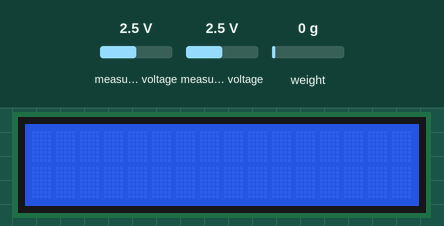
The sketch below on a simulated ESP32. On the bench: 16×2 character LCD. The test bench sets the inputs (shaded band); at power-on: measured voltage 2.5 V, weight on the scale 0 g. WiFi joins after 1.5 s; servers stay silent unless stated; what the sketch prints to the serial monitor is not drawn.

Above: at 3.9 s.
4.0 s: measured voltage (sensor 200) set to 0.1 V
At 7.9 s:
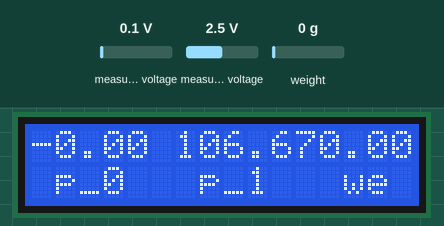
8.2 s: measured voltage (sensor 201) set to 0.1 V
At 11.9 s:
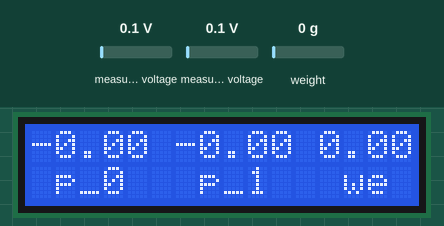
12.7 s: weight on the scale set to 100 g
At 17.0 s:
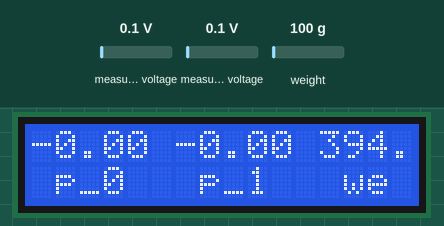
17.3 s: measured voltage (sensor 200) set to 1.2 V
At 20.9 s:
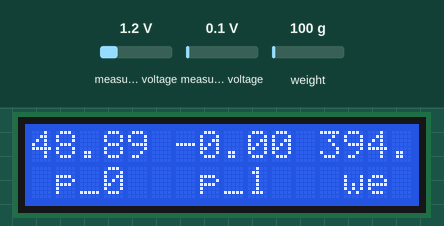
21.8 s: measured voltage (sensor 201) set to 1.2 V
At 26.0 s:
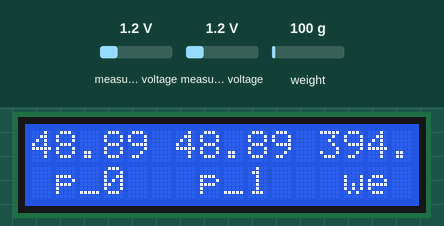
26.3 s: weight on the scale set to 1250 g
At 30.0 s:
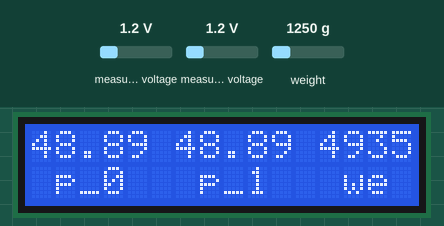
Timing chart, 0 to 31.5 s (numbered marks = the images above; inputs shaded):
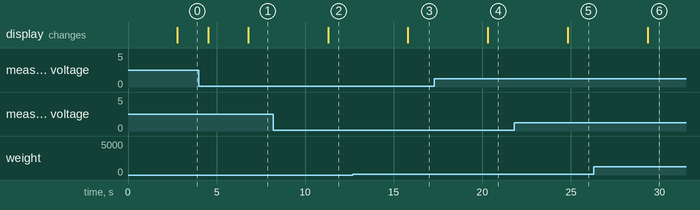

Measured:
- after the input at 4.0 s, the display: first differs from a run without the input after 2.8 s (image 1)
- after the input at 8.2 s, the display: changes after 3.1 s (image 2)
- after the input at 12.7 s, the display: changes after 3.1 s (image 3)
- after the input at 17.3 s, the display: changes after 3.0 s (image 4)
- after the input at 21.8 s, the display: changes after 3.0 s (image 5)
- after the input at 26.3 s, the display: changes after 3.0 s (image 6)

The sketch:

project_final.ino
```cpp
//------------------------------------------------------------------------------------
// Wifi and Thingspeak setup:
#include <WiFi.h>            // wifi library

#include "ThingSpeak.h"   // thingspeak library
unsigned long myChannelNumber = 1411153;    // the channel number for upload
const char * myWriteAPIKey = "Y4YIOD6AK7IJSP0V";    // the API key for upload

const char* ssid = "HUJI-guest";     // wifi SSID name
const char* password = "" ;   // wifi pasword

const char* server = "api.thingspeak.com";    // website address

WiFiClient client;

String wifi_status;   // set as string variable
//------------------------------------------------------------------------------------
//pressure setup
#include <Wire.h>   // required for connect to ADS
#include <Adafruit_ADS1X15.h>   // tensiometer library

Adafruit_ADS1115 ads;  /* Use this for the 16-bit version */
float pressure_0;   // set as float variable
float voltage_0;    // set as float variable
float pressure_1;   // set as float variable
float voltage_1;    // set as float variable

//------------------------------------------------------------------------------------
//weight setup
#include "HX711.h"    // weight library

// HX711 circuit wiring
const int LOADCELL_DOUT_PIN = 32;   // location of sensor on the breadboard
const int LOADCELL_SCK_PIN = 33;    // location of sensor on the breadboard
float zero;   // set as float variable
float sum;    // set as float variable
float average;    // set as float variable
HX711 scale;    // function from weight library


//------------------------------------------------------------------------------------
//LCD setup
#include <Wire.h>     // required for connect to LCD
#include <LiquidCrystal_I2C.h>    // LCD library

LiquidCrystal_I2C lcd(0x27,16,2);  // set the LCD address to 0x27 for a 16 chars and 2 line display


//**************************************************************************************
void setup() {
  //------------------------------------------------------------------------------------
  // Wifi and Thingspeak setup:
  Serial.begin(9600);   // set serial channel
  WiFi.disconnect();    // disconnect from previous wifi
  delay(10);    // wait a bit
  WiFi.begin(ssid, password);   // connect to wifi

  Serial.println();   // print on the serial monitor
  Serial.print("Connecting to ");   // print on the serial monitor
  Serial.println(ssid);   // print on the serial monitor

    ThingSpeak.begin(client);   // start comunication to thingspeak

//  WiFi.begin(ssid, password);   //    $$$$$$


//  while (WiFi.status() != WL_CONNECTED) {
//    delay(500);
//    wifi_status = "D";
//    Serial.print(".");
//   }
//  Serial.println("");
//  Serial.print("NodeMcu connected to wifi...");
//  wifi_status = "C";
//  Serial.println(ssid);
//  Serial.println();
    // ^^^ code for debugging, check the internet connection


  //------------------------------------------------------------------------------------
  // pressure:
  Serial.println("Hello!");   // print on the serial monitor

  Serial.println("Getting single-ended readings from AIN0..3");   // print on the serial monitor
  Serial.println("ADC Range: +/- 6.144V (1 bit = 3mV/ADS1015, 0.1875mV/ADS1115)");    // print on the serial monitor

  // The ADC input range (or gain) can be changed via the following
  // functions, but be careful never to exceed VDD +0.3V max, or to
  // exceed the upper and lower limits if you adjust the input range!
  // Setting these values incorrectly may destroy your ADC!
  // We choose ~4V because the voltage of our device is 3.3V, and it's makes higher resolution.
  //                                                                ADS1015  ADS1115
  //                                                                -------  -------
  ads.setGain(GAIN_ONE);        // 1x gain   +/- 4.096V  1 bit = 2mV      0.125mV     //

  ads.begin();    //

  {
    //------------------------------------------------------------------------------------
    //weight
  scale.begin(LOADCELL_DOUT_PIN, LOADCELL_SCK_PIN);   //
  delay(1000);    // wait a moment for the system
  if (scale.is_ready()) {
    long reading = scale.read();    // reading scale

    for (int i=0; i<151; i++){
        sum +=(reading*0.0094+1344);  // exchange values to gram by calibration equation, some repetition for more precision
        delay(10);}   // wait a bit
    zero = sum / 151;     // find & reset the bias of the weight
    Serial.println("HX711 found.");   // print on the serial monitor


  } else {
    Serial.println("HX711 not found.");   // print on the serial monitor
  }
    //------------------------------------------------------------------------------------
    //LCD:
  lcd.init();                      // initialize the lcd
  lcd.backlight();
}


}

//**************************************************************************************
void loop() {
  for (int i=0; i<20; i++){     // delay between uploads because thingspeak needs minimum 15 sec delay between updates

  //------------------------------------------------------------------------------------
  // pressure:
  int16_t adc0, adc1, adc2, adc3;

  adc0 = ads.readADC_SingleEnded(0);    // read pins of ADS // pin of first pressure sensor
  adc1 = ads.readADC_SingleEnded(1);    // read pins of ADS // pin of second pressure sensor
 // adc2 = ads.readADC_SingleEnded(2);  // $$$$$$$
 // adc3 = ads.readADC_SingleEnded(3);  // $$$$$$$

  voltage_0 =(adc0 * 0.125 * 2) / 1000;    // divided by 1000 to move from mV to V; 0.125 from SetGain; 2 from voltage divider;
  pressure_0 = (voltage_0/5 - 0.04) / 0.009;    // formula to exchange voltage to pressure according to the information of the sensor
  Serial.print("Pressure_0: "); Serial.print(pressure_0);  Serial.println("kPa ");    // print on the serial monitor
  voltage_1 =(adc1 * 0.125 * 2) / 1000; // divided by 1000 to move from mV to V; 0.125 from SetGain; 2 from voltage divider;
  pressure_1 = (voltage_1/5 - 0.04) / 0.009;    // formula to exchange voltage to pressure according to the information of the sensor
  Serial.print("Pressure_1: "); Serial.print(pressure_1);  Serial.println("kPa ");    // print on the serial monitor
  Serial.println(" ");

  delay(500);   // wait a bit

  //------------------------------------------------------------------------------------
  //weight
  if (scale.is_ready()) {
    long reading = scale.read();    // reading scale
    sum = 0;
    for (int i=0; i<51; i++){
        sum +=(reading*0.0094+1344);    // exchange values to gram by calibration equation
        delay(10);}
    average = sum / 51;   // some repetition for more precision
    Serial.print("Weight: ");Serial.print(average-zero); Serial.println("g");   //  upload to serial  // reduction of the bias
  } else {
    Serial.println("HX711 not found.");
  }
  delay(500);   // wait a bit


  //------------------------------------------------------------------------------------
  //LCD setup:
 // when characters arrive over the serial port...

    delay(100);   // wait a bit for the entire message to arrive
    lcd.clear();    // clear the screen
    {lcd.setCursor(0,0);
    lcd.print(pressure_0);
    lcd.setCursor(6,0);
    lcd.print(pressure_1);
    lcd.setCursor(12,0);
    lcd.print(average-zero);
    lcd.setCursor(1,1);
    lcd.print("p_0");
    lcd.setCursor(7,1);
    lcd.print("p_1");
    lcd.setCursor(13,1);
    lcd.print("we");}   // display each parameter or character to the LCD
    delay (500);    // wait a bit
  }
      //------------------------------------------------------------------------------------


  //Thingspeak setup:
  if (WiFi.status() != WL_CONNECTED) {
    Serial.println("Reconnecting to WiFi...");
    wifi_status = "D";

    WiFi.disconnect();
    WiFi.begin(ssid, password);
    delay(1000);    // wait a bit
  }
  if (WiFi.status() == WL_CONNECTED) {
    wifi_status = "C";
  }
  // ^^^ verify the integrity of wifi connection

  ThingSpeak.setField(1,average-zero);    // upload weight to thingspeak
  ThingSpeak.setField(2,pressure_0);    // upload pressure0 to thingspeak
  ThingSpeak.setField(3,pressure_1);    // upload pressure1 to thingspeak
  ThingSpeak.writeFields(myChannelNumber, myWriteAPIKey);   // location for uploads

  Serial.println("uploaded to Thingspeak server....");    // print on the serial monitor

  client.stop();

  Serial.println("Waiting to upload next reading...");    // print on the serial monitor
  Serial.println();


}
```
